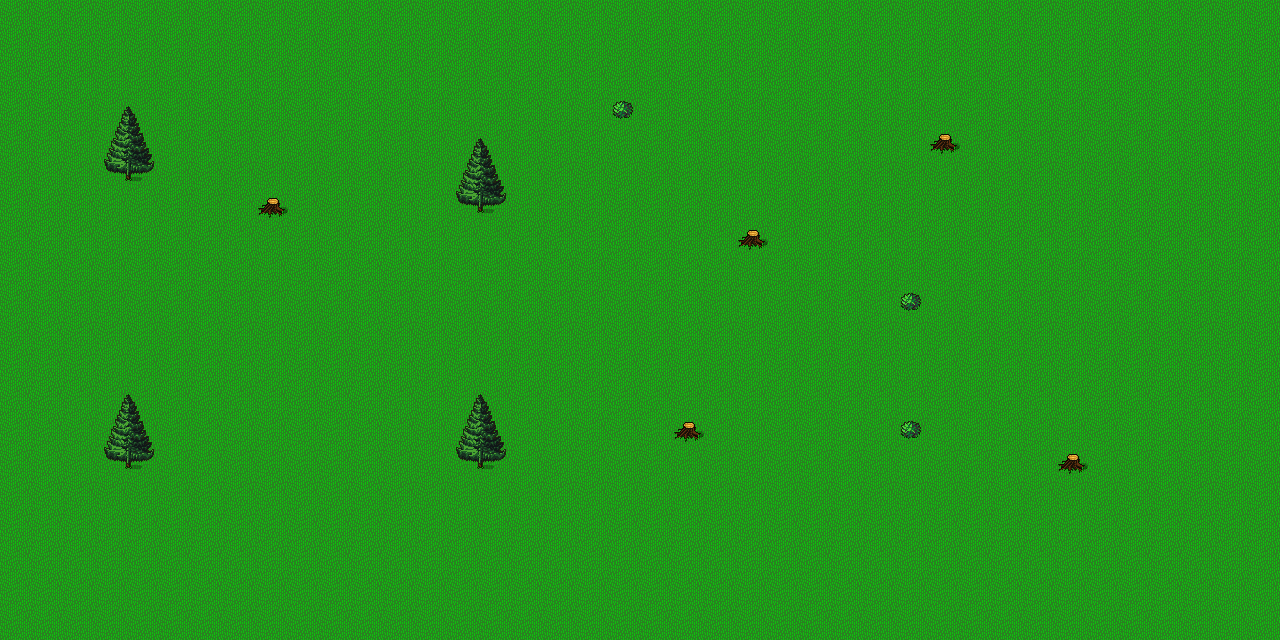

A 2D game scene composited from a Tiled map and its tileset images. What follows is a short description and the map's XML, with every tile layer's data as written:
An orthogonal 40x20 tile map with 32x32 px tiles, 2 tile layers (Tile Layer 1, Tile Layer 2).

<map version="1.8" tiledversion="1.8.6" orientation="orthogonal" renderorder="right-down" width="40" height="20" tilewidth="32" tileheight="32" infinite="0" nextlayerid="3" nextobjectid="1">
 <tileset firstgid="1" source="tileset.tsx" />
 <layer id="1" name="Tile Layer 1" width="40" height="20">
  <data encoding="csv">
98,98,98,98,98,98,98,98,98,98,98,98,98,98,98,98,98,98,98,98,98,98,98,98,98,98,98,98,98,98,98,98,98,98,98,98,98,98,98,98,
98,98,98,98,98,98,98,98,98,98,98,98,98,98,98,98,98,98,98,98,98,98,98,98,98,98,98,98,98,98,98,98,98,98,98,98,98,98,98,98,
98,98,98,98,98,98,98,98,98,98,98,98,98,98,98,98,98,98,98,98,98,98,98,98,98,98,98,98,98,98,98,98,98,98,98,98,98,98,98,98,
98,98,98,98,98,98,98,98,98,98,98,98,98,98,98,98,98,98,98,98,98,98,98,98,98,98,98,98,98,98,98,98,98,98,98,98,98,98,98,98,
98,98,98,98,98,98,98,98,98,98,98,98,98,98,98,98,98,98,98,98,98,98,98,98,98,98,98,98,98,98,98,98,98,98,98,98,98,98,98,98,
98,98,98,98,98,98,98,98,98,98,98,98,98,98,98,98,98,98,98,98,98,98,98,98,98,98,98,98,98,98,98,98,98,98,98,98,98,98,98,98,
98,98,98,98,98,98,98,98,98,98,98,98,98,98,98,98,98,98,98,98,98,98,98,98,98,98,98,98,98,98,98,98,98,98,98,98,98,98,98,98,
98,98,98,98,98,98,98,98,98,98,98,98,98,98,98,98,98,98,98,98,98,98,98,98,98,98,98,98,98,98,98,98,98,98,98,98,98,98,98,98,
98,98,98,98,98,98,98,98,98,98,98,98,98,98,98,98,98,98,98,98,98,98,98,98,98,98,98,98,98,98,98,98,98,98,98,98,98,98,98,98,
98,98,98,98,98,98,98,98,98,98,98,98,98,98,98,98,98,98,98,98,98,98,98,98,98,98,98,98,98,98,98,98,98,98,98,98,98,98,98,98,
98,98,98,98,98,98,98,98,98,98,98,98,98,98,98,98,98,98,98,98,98,98,98,98,98,98,98,98,98,98,98,98,98,98,98,98,98,98,98,98,
98,98,98,98,98,98,98,98,98,98,98,98,98,98,98,98,98,98,98,98,98,98,98,98,98,98,98,98,98,98,98,98,98,98,98,98,98,98,98,98,
98,98,98,98,98,98,98,98,98,98,98,98,98,98,98,98,98,98,98,98,98,98,98,98,98,98,98,98,98,98,98,98,98,98,98,98,98,98,98,98,
98,98,98,98,98,98,98,98,98,98,98,98,98,98,98,98,98,98,98,98,98,98,98,98,98,98,98,98,98,98,98,98,98,98,98,98,98,98,98,98,
98,98,98,98,98,98,98,98,98,98,98,98,98,98,98,98,98,98,98,98,98,98,98,98,98,98,98,98,98,98,98,98,98,98,98,98,98,98,98,98,
98,98,98,98,98,98,98,98,98,98,98,98,98,98,98,98,98,98,98,98,98,98,98,98,98,98,98,98,98,98,98,98,98,98,98,98,98,98,98,98,
98,98,98,98,98,98,98,98,98,98,98,98,98,98,98,98,98,98,98,98,98,98,98,98,98,98,98,98,98,98,98,98,98,98,98,98,98,98,98,98,
98,98,98,98,98,98,98,98,98,98,98,98,98,98,98,98,98,98,98,98,98,98,98,98,98,98,98,98,98,98,98,98,98,98,98,98,98,98,98,98,
98,98,98,98,98,98,98,98,98,98,98,98,98,98,98,98,98,98,98,98,98,98,98,98,98,98,98,98,98,98,98,98,98,98,98,98,98,98,98,98,
98,98,98,98,98,98,98,98,98,98,98,98,98,98,98,98,98,98,98,98,98,98,98,98,98,98,98,98,98,98,98,98,98,98,98,98,98,98,98,98
</data>
 </layer>
 <layer id="2" name="Tile Layer 2" width="40" height="20">
  <data encoding="csv">
0,0,0,0,0,0,0,0,0,0,0,0,0,0,0,0,0,0,0,0,0,0,0,0,0,0,0,0,0,0,0,0,0,0,0,0,0,0,0,0,
0,0,0,0,0,0,0,0,0,0,0,0,0,0,0,0,0,0,0,0,0,0,0,0,0,0,0,0,0,0,0,0,0,0,0,0,0,0,0,0,
0,0,0,0,0,0,0,0,0,0,0,0,0,0,0,0,0,0,0,0,0,0,0,0,0,0,0,0,0,0,0,0,0,0,0,0,0,0,0,0,
0,0,0,921,922,0,0,0,0,0,0,0,0,0,0,0,0,0,0,928,0,0,0,0,0,0,0,0,0,0,0,0,0,0,0,0,0,0,0,0,
0,0,0,969,970,0,0,0,0,0,0,0,0,0,921,922,0,0,0,0,0,0,0,0,0,0,0,0,0,877,0,0,0,0,0,0,0,0,0,0,
0,0,0,1017,1018,0,0,0,0,0,0,0,0,0,969,970,0,0,0,0,0,0,0,0,0,0,0,0,0,0,0,0,0,0,0,0,0,0,0,0,
0,0,0,0,0,0,0,0,877,0,0,0,0,0,1017,1018,0,0,0,0,0,0,0,0,0,0,0,0,0,0,0,0,0,0,0,0,0,0,0,0,
0,0,0,0,0,0,0,0,0,0,0,0,0,0,0,0,0,0,0,0,0,0,0,877,0,0,0,0,0,0,0,0,0,0,0,0,0,0,0,0,
0,0,0,0,0,0,0,0,0,0,0,0,0,0,0,0,0,0,0,0,0,0,0,0,0,0,0,0,0,0,0,0,0,0,0,0,0,0,0,0,
0,0,0,0,0,0,0,0,0,0,0,0,0,0,0,0,0,0,0,0,0,0,0,0,0,0,0,0,928,0,0,0,0,0,0,0,0,0,0,0,
0,0,0,0,0,0,0,0,0,0,0,0,0,0,0,0,0,0,0,0,0,0,0,0,0,0,0,0,0,0,0,0,0,0,0,0,0,0,0,0,
0,0,0,0,0,0,0,0,0,0,0,0,0,0,0,0,0,0,0,0,0,0,0,0,0,0,0,0,0,0,0,0,0,0,0,0,0,0,0,0,
0,0,0,921,922,0,0,0,0,0,0,0,0,0,921,922,0,0,0,0,0,0,0,0,0,0,0,0,0,0,0,0,0,0,0,0,0,0,0,0,
0,0,0,969,970,0,0,0,0,0,0,0,0,0,969,970,0,0,0,0,0,877,0,0,0,0,0,0,928,0,0,0,0,0,0,0,0,0,0,0,
0,0,0,1017,1018,0,0,0,0,0,0,0,0,0,1017,1018,0,0,0,0,0,0,0,0,0,0,0,0,0,0,0,0,0,877,0,0,0,0,0,0,
0,0,0,0,0,0,0,0,0,0,0,0,0,0,0,0,0,0,0,0,0,0,0,0,0,0,0,0,0,0,0,0,0,0,0,0,0,0,0,0,
0,0,0,0,0,0,0,0,0,0,0,0,0,0,0,0,0,0,0,0,0,0,0,0,0,0,0,0,0,0,0,0,0,0,0,0,0,0,0,0,
0,0,0,0,0,0,0,0,0,0,0,0,0,0,0,0,0,0,0,0,0,0,0,0,0,0,0,0,0,0,0,0,0,0,0,0,0,0,0,0,
0,0,0,0,0,0,0,0,0,0,0,0,0,0,0,0,0,0,0,0,0,0,0,0,0,0,0,0,0,0,0,0,0,0,0,0,0,0,0,0,
0,0,0,0,0,0,0,0,0,0,0,0,0,0,0,0,0,0,0,0,0,0,0,0,0,0,0,0,0,0,0,0,0,0,0,0,0,0,0,0
</data>
 </layer>
</map>
